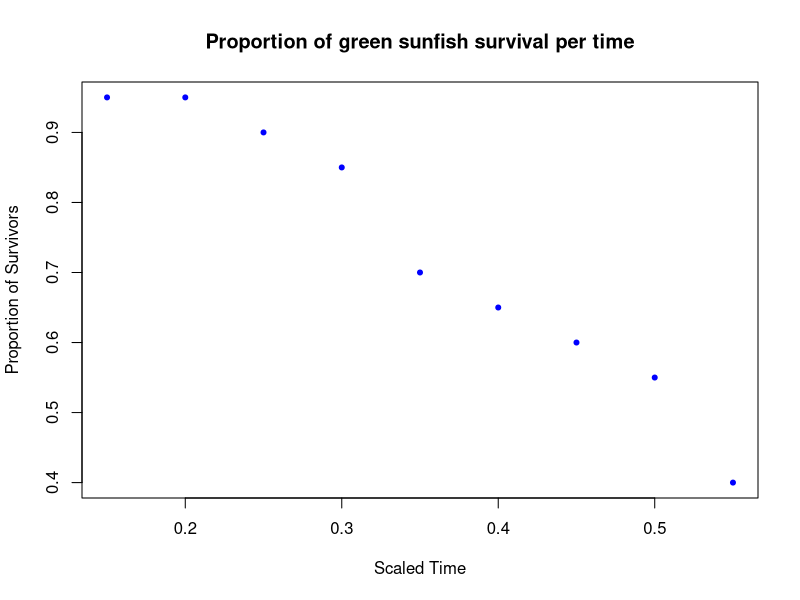
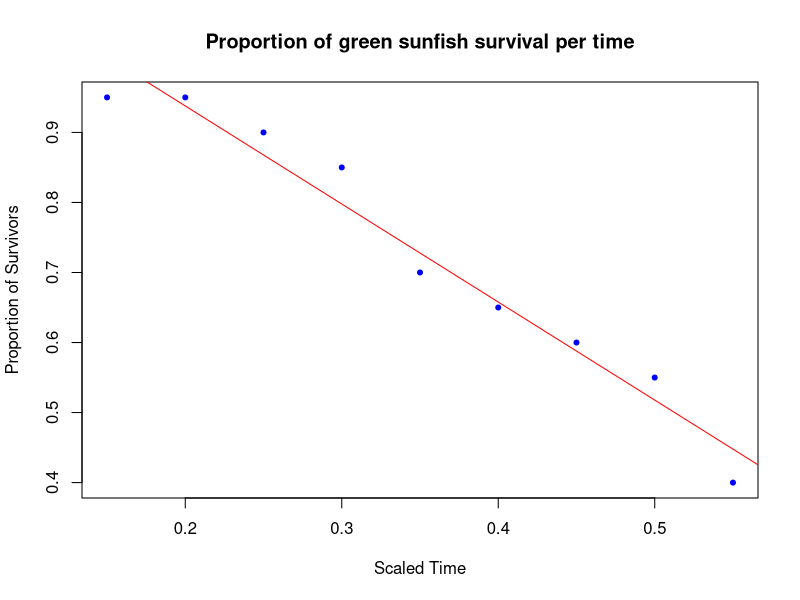

The R script that drew these images, in order:
## ---- chunk 1
#Question 1 a
x = c(0.15, 0.20, 0.25, 0.30, 0.35, 0.40, 0.45, 0.50, 0.55)
y = c(0.95, 0.95, 0.90, 0.85, 0.70, 0.65, 0.60, 0.55, 0.40)
table = data.frame(x,y)
table
## ---- chunk 2
plot(table, cex=1, pch =20, col = "blue", main ="Proportion of green sunfish survival per time", xlab = "Scaled Time", y = "Proportion of Survivors")
## ---- chunk 3
model = lm(y~x, data = table)
model
## ---- chunk 4
#Question 1B
plot(table, cex=1, pch =20, col = "blue", main ="Proportion of green sunfish survival per time", xlab = "Scaled Time", y = "Proportion of Survivors")
abline(model, col="red")
## ---- chunk 5
#Yes the line quit fit somewhat through a point
## ---- chunk 6


























































